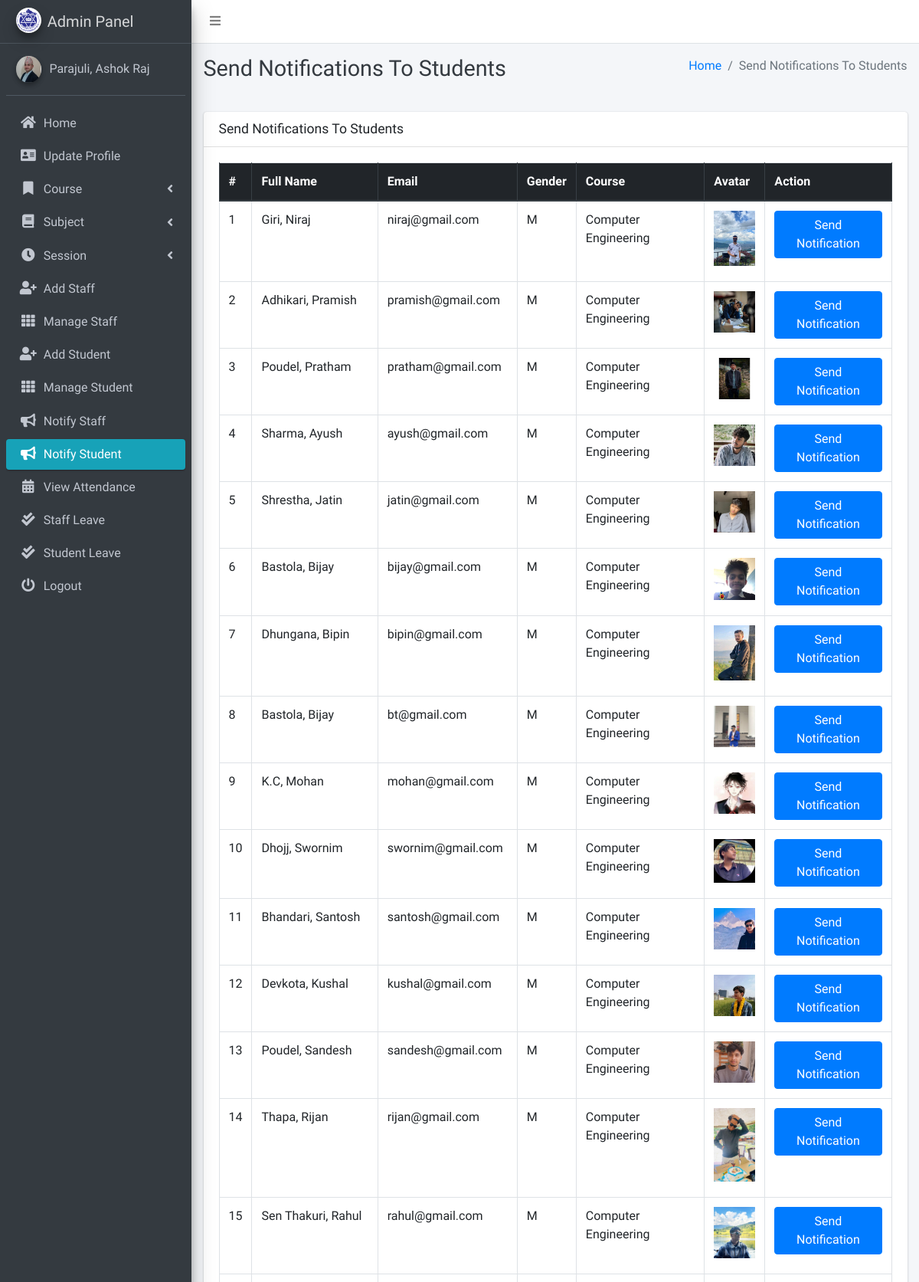
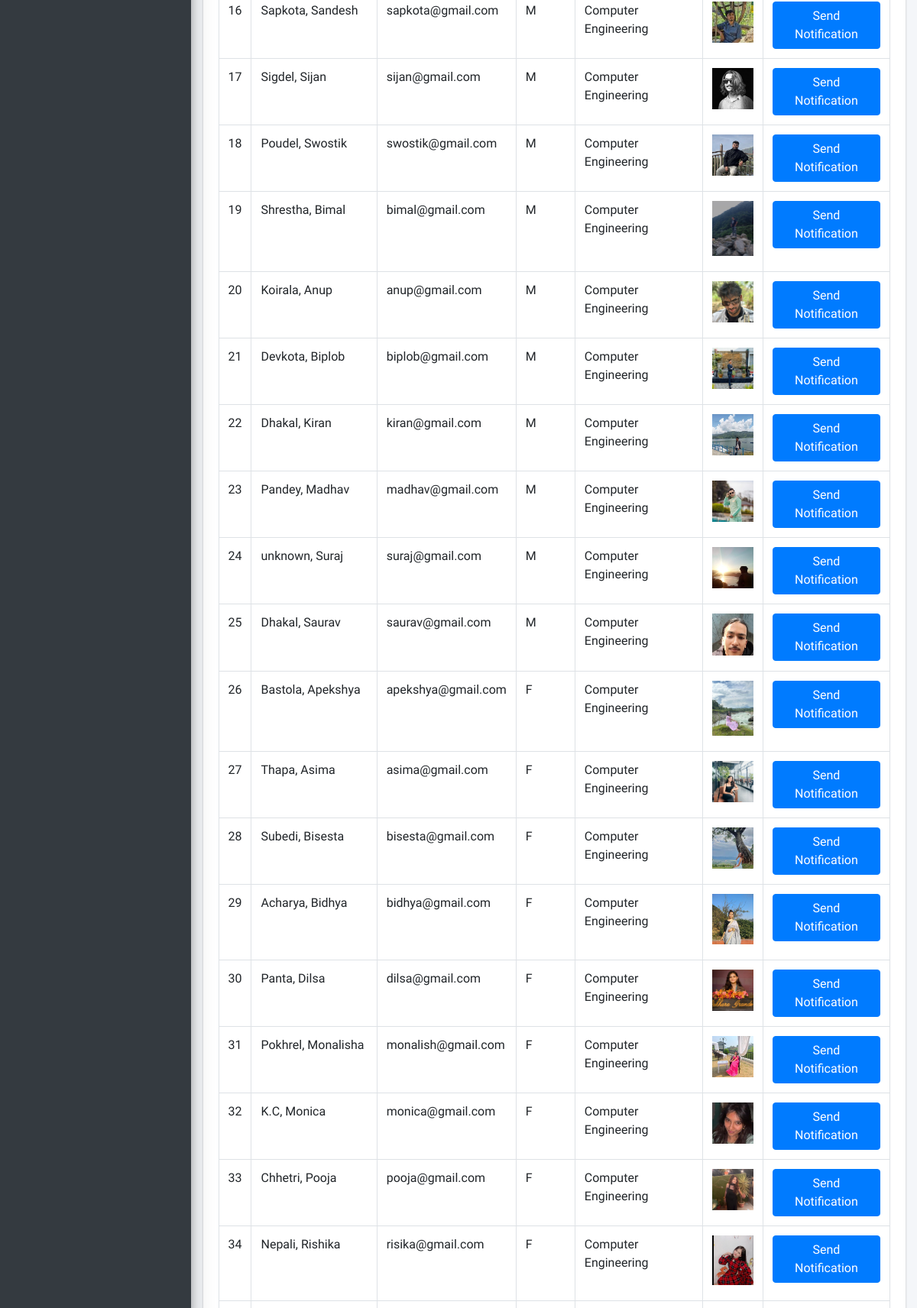
Page /admin_notify_student (signed in, upper part) on the committed database (2 pictures, top to bottom).
### main_app/models.py (models this page shows, shortened)
class CustomUser(AbstractUser):
    USER_TYPE = ((1, "HOD"), (2, "Staff"), (3, "Student"))
    GENDER = [("M", "Male"), ("F", "Female")]
    username = None  # Removed username, using email instead
    email = models.EmailField(unique=True)
    user_type = models.CharField(default=1, choices=USER_TYPE, max_length=1)
    gender = models.CharField(max_length=1, choices=GENDER)
    profile_pic = models.ImageField()
    address = models.TextField()
    fcm_token = models.TextField(default="")  # For firebase notifications
    created_at = models.DateTimeField(auto_now_add=True)
    updated_at = models.DateTimeField(auto_now=True)
    USERNAME_FIELD = "email"
    REQUIRED_FIELDS = []
    objects = CustomUserManager()
    def __str__(self):
        return self.last_name + ", " + self.first_name

class Student(models.Model):
    admin = models.OneToOneField(CustomUser, on_delete=models.CASCADE)
    course = models.ForeignKey(Course, on_delete=models.DO_NOTHING, null=True, blank=False)
    session = models.ForeignKey(Session, on_delete=models.DO_NOTHING, null=True)

class Course(models.Model):
    name = models.CharField(max_length=120)
    created_at = models.DateTimeField(auto_now_add=True)
    updated_at = models.DateTimeField(auto_now=True)

### main_app/hod_views.py (the view)
# urls.py: path("admin_notify_student", hod_views.admin_notify_student,
def admin_notify_student(request):
    student = CustomUser.objects.filter(user_type=3)
    context = {
        'page_title': "Send Notifications To Students",
        'students': student
    }
    return render(request, "hod_template/student_notification.html", context)

### main_app/templates/hod_template/student_notification.html (shortened to what this page needs)
{% extends 'main_app/base.html' %}
{% load static %}
{% block page_title %}{{page_title}}{% endblock page_title %}
{% block content %}
<section class="content">
    <div class="container-fluid">
        <div class="row">
            <div class="col-md-12">
                <div class="card">
                    <div class="card-header">
                        <h3 class="card-title">{{page_title}}</h3>
                    </div>
                    <div class="card-body">
                        <table id="example2" class="table table-bordered table-hover">
                            <thead class="thead-dark">
                                <tr>
                                    <th>#</th>
                                    <th>Full Name</th>
                                    <th>Email</th>
                                    <th>Gender</th>
                                    <th>Course</th>
                                    <th>Avatar</th>
                                    <th>Action</th>
                                </tr>
                            </thead>
                            <tbody>
                                {% for student in students %}
                                <tr>
                                    <td>{{ forloop.counter }}</td>
                                    <td>{{student.last_name}}, {{student.first_name}}</td>
                                    <td>{{student.email}}</td>
                                    <td>{{student.gender}}</td>
                                    <td>{{student.student.course.name}}</td>
                                    <td>
                                        {% if student.profile_pic == ""  %}
                                        No Image
                                        {% else %}
                                        <img class="img img-fluid mb-2" height="56" width="56"
                                            src="{{student.profile_pic}}" alt="">
                                        {% endif %}
                                    </td>
                                    <td><button data-toggle = "modal" data-target = "#myModal"class="btn btn-primary show_notification" value="{{student.id}}">Send Notification</button>
                                    </td>
                                </tr>
                                {% endfor %}
                            </tbody>
                        </table>
                    </div>
                </div>
            </div>
        </div>
    </div>
</section>
{% endblock content %}

### main_app/templates/main_app/sidebar_template.html (shortened to what this page needs)
{% load static %}
<aside class="main-sidebar sidebar-dark-info elevation-4">
    {% if request.user.user_type == '1' %}
    <a href="{% url 'admin_home' %}" class="brand-link">
        <img src="{% static 'dist/img/gces.png' %} " alt="AdminLTE Logo"
            class="brand-image img-circle elevation-3" >
        <span class="brand-text font-weight-light">Admin Panel</span>
    </a>
    <div class="sidebar">
        <div class="user-panel mt-3 pb-3 mb-3 d-flex">
            <div class="image">
                <img src="{{ request.user.profile_pic}}" class="img-circle elevation-2" alt="User Image">
            </div>
            <div class="info">
                <a href="#" class="d-block">{{user}}</a>
            </div>
        </div>
        <nav class="mt-2">
            <ul class="nav nav-pills nav-sidebar flex-column" data-widget="treeview" role="menu" data-accordion="false">
                <li class="nav-item">
                    {% url 'admin_home' as admin_home %}
                    <a href="{{admin_home}}" class="nav-link {% if admin_home == request.path %} active {% endif %}">
                        <i class="nav-icon fas fa-home"></i>
                        <p>
                            Home
                        </p>
                    </a>
                </li>
                <li class="nav-item">
                    {% url 'admin_view_profile' as admin_view_profile %}
                    <a href="{{admin_view_profile}}"
                        class="nav-link {% if admin_view_profile == request.path %} active {% endif %}">
                        <i class="nav-icon fas fa-address-card"></i>
                        <p>
                            Update Profile
                        </p>
                    </a>
                </li>
                <li class="nav-item has-treeview">
                    <a href="#" class="nav-link">
                        <i class="nav-icon fas fa-bookmark"></i>
                        <p>
                            Course
                            <i class="fas fa-angle-left right"></i>
                        </p>
                    </a>
                </li>
                <li class="nav-item has-treeview">
                    <a href="#" class="nav-link">
                        <i class="nav-icon fas fa-book"></i>
                        <p>
                            Subject
                            <i class="fas fa-angle-left right"></i>
                        </p>
                    </a>
                </li>
                <li class="nav-item has-treeview">
                    <a href="#" class="nav-link">
                        <i class="nav-icon fas fa-clock"></i>
                        <p>
                            Session
                            <i class="fas fa-angle-left right"></i>
                        </p>
                    </a>
                </li>
                <li class="nav-item">
                    {% url 'add_staff' as add_staff %}
                    <a href="{{add_staff}}" class="nav-link {% if add_staff == request.path %} active {% endif %}">
                        <i class="nav-icon fas fa-user-plus"></i>
                        <p>
                            Add Staff
                        </p>
                    </a>
                </li>
                <li class="nav-item">
                    {% url 'manage_staff' as manage_staff %}
                    {% url 'edit_staff' staff_id as edit_staff %}
                    <a href="{{manage_staff}}"
                        class="nav-link {% if manage_staff == request.path or request.path == edit_staff %} active {% endif %}">
                        <i class="nav-icon fas fa-th"></i>
                        <p>
                            Manage Staff
                        </p>
                    </a>
                </li>
                <li class="nav-item">
                    {% url 'add_student' as add_student%}
                    <a href="{{add_student}}" class="nav-link  {% if add_student == request.path %} active {% endif %}">
                        <i class="nav-icon fas fa-user-plus"></i>
                        <p>
                            Add Student
                        </p>
                    </a>
                </li>
                <li class="nav-item">
                    {% url 'manage_student' as manage_student %}
                    {% url 'edit_student' student_id as edit_student %}
                    <a href="{{manage_student}}"
                        class="nav-link  {% if edit_student == request.path or manage_student == request.path %} active {% endif %}">
                        <i class="nav-icon fas fa-th"></i>
                        <p>
                            Manage Student
                        </p>
                    </a>
                </li>
                <li class="nav-item">
                    {% url 'admin_notify_staff' as admin_notify_staff %}
                    <a href="{{admin_notify_staff}}"
                        class="nav-link {% if admin_notify_staff == request.path %} active {% endif %}">
                        <i class="nav-icon fas fa-bullhorn"></i>
                        <p>
                            Notify Staff
                        </p>
                    </a>
                </li>
                <li class="nav-item">
                    {% url 'admin_notify_student' as admin_notify_student %}
                    <a href="{{admin_notify_student}}"
                        class="nav-link {% if admin_notify_student == request.path %} active {% endif %}">
                        <i class="nav-icon fas fa-bullhorn"></i>
                        <p>
                            Notify Student
                        </p>
                    </a>
                </li>
                <li class="nav-item">
                    {% url 'admin_view_attendance' as admin_view_attendance %}
                <li class="nav-item">
                    <a href="{{admin_view_attendance}}"
                        class="nav-link  {% if admin_view_attendance == request.path %} active {% endif %}">
                        <i class="nav-icon fas fa-calendar-alt"></i>
                        <p>
                            View Attendance
                        </p>
                    </a>
                </li>
                <li class="nav-item">
                    {% url 'view_staff_leave' as view_staff_leave %}
                    <a href="{{view_staff_leave}}"
                        class="nav-link  {% if view_staff_leave == request.path %} active {% endif %}">
                        <i class="nav-icon fas fa-check-double"></i>
                        <p>
                            Staff Leave
                        </p>
                    </a>
                </li>
                <li class="nav-item">
                    {% url 'view_student_leave' as view_student_leave %}
                    <a href="{% url 'view_student_leave' %}"
                        class="nav-link  {% if view_student_leave == request.path %} active {% endif %}">
                        <i class="nav-icon fas fa-check-double"></i>
                        <p>
                            Student Leave
                        </p>
                    </a>
                </li>
                                        {% endif %}
                                        <li class="nav-item">
                                            <a href="{% url 'user_logout' %}"
                                                onclick="return confirm('Your session would be terminated.\n\nProceed?')"
                                                class="nav-link">
                                                <i class="nav-icon fas fa-power-off"></i>
                                                <p>
                                                    Logout
                                                </p>
                                            </a>
                                        </li>
                                    </ul>
                                </nav>
                            </div>
</aside>

### rows in the picture
CustomUser: last_name+first_name "Parajuli, Ashok Raj"
CustomUser: last_name "Giri", first_name "Niraj", email "niraj@gmail.com", gender "M", student.course.name "Computer Engineering", profile_pic (picture)
CustomUser: last_name "Adhikari", first_name "Pramish", email "pramish@gmail.com", gender "M", student.course.name "Computer Engineering", profile_pic (picture)
CustomUser: last_name "Poudel", first_name "Pratham", email "pratham@gmail.com", gender "M", student.course.name "Computer Engineering", profile_pic (picture)
CustomUser: last_name "Sharma", first_name "Ayush", email "ayush@gmail.com", gender "M", student.course.name "Computer Engineering", profile_pic (picture)
CustomUser: last_name "Shrestha", first_name "Jatin", email "jatin@gmail.com", gender "M", student.course.name "Computer Engineering", profile_pic (picture)
CustomUser: last_name "Bastola", first_name "Bijay", email "bijay@gmail.com", gender "M", student.course.name "Computer Engineering", profile_pic (picture)
CustomUser: last_name "Dhungana", first_name "Bipin", email "bipin@gmail.com", gender "M", student.course.name "Computer Engineering", profile_pic (picture)
CustomUser: last_name "Bastola", first_name "Bijay", email "bt@gmail.com", gender "M", student.course.name "Computer Engineering", profile_pic (picture)
CustomUser: last_name "K.C", first_name "Mohan", email "mohan@gmail.com", gender "M", student.course.name "Computer Engineering", profile_pic (picture)
CustomUser: last_name "Dhojj", first_name "Swornim", email "swornim@gmail.com", gender "M", student.course.name "Computer Engineering", profile_pic (picture)
CustomUser: last_name "Bhandari", first_name "Santosh", email "santosh@gmail.com", gender "M", student.course.name "Computer Engineering", profile_pic (picture)
CustomUser: last_name "Devkota", first_name "Kushal", email "kushal@gmail.com", gender "M", student.course.name "Computer Engineering", profile_pic (picture)
CustomUser: last_name "Poudel", first_name "Sandesh", email "sandesh@gmail.com", gender "M", student.course.name "Computer Engineering", profile_pic (picture)
CustomUser: last_name "Thapa", first_name "Rijan", email "rijan@gmail.com", gender "M", student.course.name "Computer Engineering", profile_pic (picture)
CustomUser: last_name "Sen Thakuri", first_name "Rahul", email "rahul@gmail.com", gender "M", student.course.name "Computer Engineering", profile_pic (picture)
CustomUser: last_name "Sapkota", first_name "Sandesh", email "sapkota@gmail.com", gender "M", student.course.name "Computer Engineering", profile_pic (picture)
CustomUser: last_name "Sigdel", first_name "Sijan", email "sijan@gmail.com", gender "M", student.course.name "Computer Engineering", profile_pic (picture)
CustomUser: last_name "Poudel", first_name "Swostik", email "swostik@gmail.com", gender "M", student.course.name "Computer Engineering", profile_pic (picture)
CustomUser: last_name "Shrestha", first_name "Bimal", email "bimal@gmail.com", gender "M", student.course.name "Computer Engineering", profile_pic (picture)
CustomUser: last_name "Koirala", first_name "Anup", email "anup@gmail.com", gender "M", student.course.name "Computer Engineering", profile_pic (picture)
CustomUser: last_name "Devkota", first_name "Biplob", email "biplob@gmail.com", gender "M", student.course.name "Computer Engineering", profile_pic (picture)
CustomUser: last_name "Dhakal", first_name "Kiran", email "kiran@gmail.com", gender "M", student.course.name "Computer Engineering", profile_pic (picture)
CustomUser: last_name "Pandey", first_name "Madhav", email "madhav@gmail.com", gender "M", student.course.name "Computer Engineering", profile_pic (picture)
CustomUser: last_name "unknown", first_name "Suraj", email "suraj@gmail.com", gender "M", student.course.name "Computer Engineering", profile_pic (picture)
CustomUser: last_name "Dhakal", first_name "Saurav", email "saurav@gmail.com", gender "M", student.course.name "Computer Engineering", profile_pic (picture)
CustomUser: last_name "Bastola", first_name "Apekshya", email "apekshya@gmail.com", gender "F", student.course.name "Computer Engineering", profile_pic (picture)
CustomUser: last_name "Thapa", first_name "Asima", email "asima@gmail.com", gender "F", student.course.name "Computer Engineering", profile_pic (picture)
CustomUser: last_name "Subedi", first_name "Bisesta", email "bisesta@gmail.com", gender "F", student.course.name "Computer Engineering", profile_pic (picture)
CustomUser: last_name "Acharya", first_name "Bidhya", email "bidhya@gmail.com", gender "F", student.course.name "Computer Engineering", profile_pic (picture)
CustomUser: last_name "Panta", first_name "Dilsa", email "dilsa@gmail.com", gender "F", student.course.name "Computer Engineering", profile_pic (picture)
CustomUser: last_name "Pokhrel", first_name "Monalisha", email "monalish@gmail.com", gender "F", student.course.name "Computer Engineering", profile_pic (picture)
CustomUser: last_name "K.C", first_name "Monica", email "monica@gmail.com", gender "F", student.course.name "Computer Engineering", profile_pic (picture)
CustomUser: last_name "Chhetri", first_name "Pooja", email "pooja@gmail.com", gender "F", student.course.name "Computer Engineering", profile_pic (picture)
CustomUser: last_name "Nepali", first_name "Rishika", email "risika@gmail.com", gender "F", student.course.name "Computer Engineering", profile_pic (picture)

### other values in the picture
{{ page_title }} "Send Notifications To Students"
